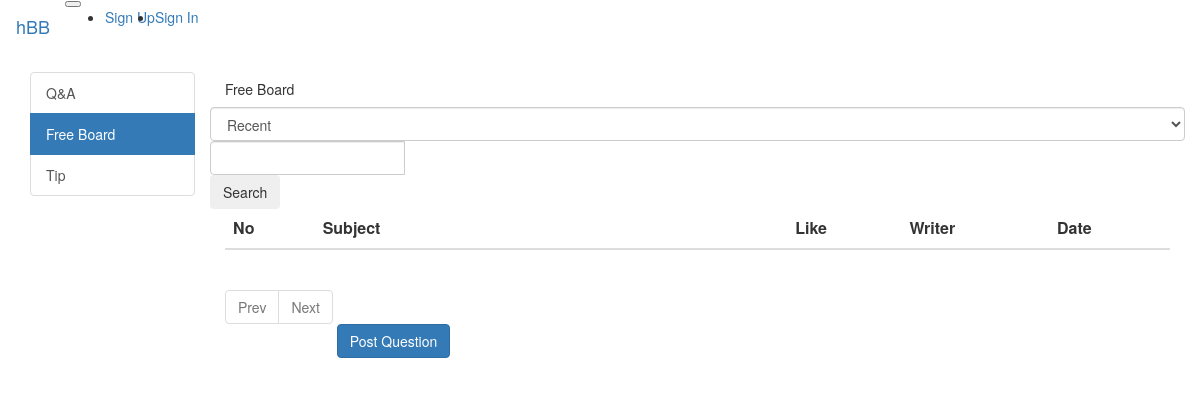
/question/list/free, run on an earlier commit of the app's database.
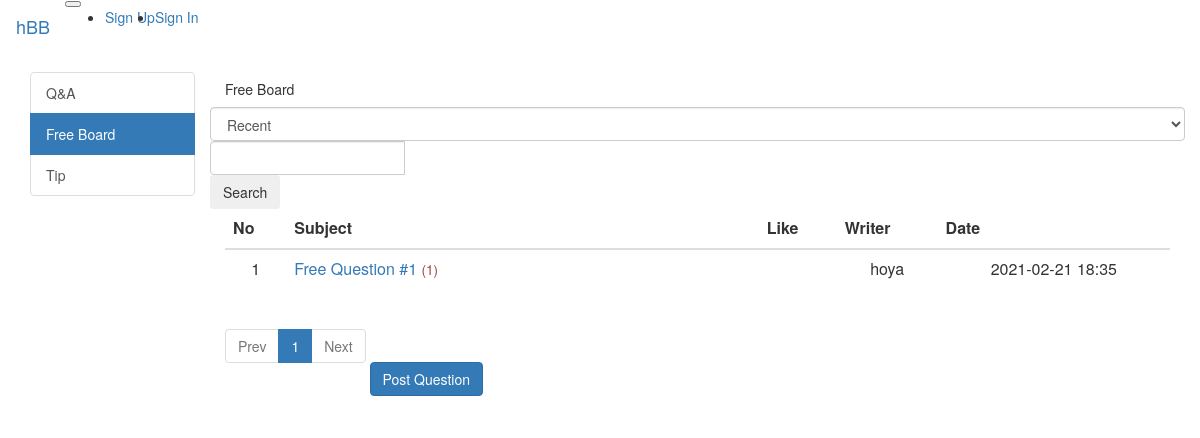
And on a later commit of the database.
### src/models/question.py (models this page shows)
class QuestionModel(db.Model):
    id = db.Column(db.Integer, primary_key=True)
    category = db.Column(db.String(16), nullable=False)
    subject = db.Column(db.String(200), nullable=False)
    content = db.Column(db.Text(), nullable=False)
    created_date = db.Column(db.DateTime(), nullable=False)
    user_id = db.Column(
        db.Integer, db.ForeignKey("user_model.id", ondelete="CASCADE"), nullable=False
    )
    user = db.relationship("UserModel", backref=db.backref("question_set"))
    modified_date = db.Column(db.DateTime(), nullable=True)
    like = db.relationship(
        "UserModel", secondary=question_like, backref=db.backref("question_like_set")
    )

### src/models/user.py (models this page shows)
class UserModel(db.Model):
    id = db.Column(db.Integer, primary_key=True)
    username = db.Column(db.String(150), unique=True, nullable=False)
    password = db.Column(db.String(200), nullable=False)
    email = db.Column(db.String(120), unique=True, nullable=False)

### src/views/question_views.py (the view, shortened to what this page needs)
@bp.route("/list/<string:category>")
def _list(category="qna"):
    page = request.args.get("page", type=int, default=1)
    keyword = request.args.get("keyword", type=str, default="")
    sort = request.args.get("sort", type=str, default="recent")
    question_list = QuestionModel.query.filter(QuestionModel.category == category)
    if sort == "recommend":
        sub_query = (
            db.session.query(
                question_like.c.question_id, func.count("*").label("num_like")
            )
            .group_by(question_like.c.question_id)
            .subquery()
        )
        question_list = question_list.outerjoin(
            sub_query, QuestionModel.id == sub_query.c.question_id
        ).order_by(sub_query.c.num_like.desc(), QuestionModel.created_date.desc())
    else:
        question_list = question_list.order_by(QuestionModel.created_date.desc())
    question_list = question_list.paginate(page, per_page=10)
    return render_template(
        "question/question_list.html",
        category=category,
        question_list=question_list,
        page=page,
        keyword=keyword,
        sort=sort,
    )

### src/filter.py (called while the page is built)
def format_datetime(value, fmt="%Y-%m-%d %H:%M"):
    return value.strftime(fmt)

### src/views/account_views.py (called while the page is built)
@bp.before_app_request
def load_signed_in_user():
    user_id = session.get("user_id")
    if user_id is None:
        g.user = None
    else:
        g.user = UserModel.query.get(user_id)

### src/templates/question/question_list.html (shortened to what this page needs)
{% extends "base.html" %}
{% block content %}
<div class="py-2">
    <h5 class="border-bottom pb-2 mb-3">
        {% if category == 'qna' %}
        Q & A
        {% elif category == 'free' %}
        Free Board
        {% elif category == 'tip' %}
        Tip
        {% endif %}
    </h5>
    <div class="row justify-content-between my-3">
        <div class="col-2">
            <select class="form-control sort">
                <option value="recent" {% if sort=='recent' %}selected{% endif %}>Recent</option>
            </select>
        </div>
        <div class="col-4 input-group">
            <input class="form-control keyword" type="text" value="{{ keyword or '' }}">
            <div class="input-group-append">
                <button id="btn_search" class="btn btn-outline-secondary" type="button">Search</button>
            </div>
        </div>
    </div>
    <table class="table">
        <thead>
            <tr class="text-center thead-dark">
                <th>No</th>
                <th style="width: 50%">Subject</th>
                <th>Like</th>
                <th>Writer</th>
                <th>Date</th>
            </tr>
        </thead>
        <tbody>
            {% if question_list %}
            {% for question in question_list.items %}
            <tr class="text-center">
                <td>{{ question_list.total - ((question_list.page - 1) * question_list.per_page) -
                    loop.index0
                    }}
                </td>
                <td class="text-left">
                    <a href="{{ url_for('question.detail', question_id=question.id) }}">
                        {{ question.subject }}
                    </a>
                    {% if question.answer_set|length > 0 %}
                    <span class="text-danger small ml-2">({{ question.answer_set|length }})</span>
                    {% endif %}
                </td>
                <td>
                </td>
                <td>{{ question.user.username }}</td>
                <td>{{ question.created_date|datetime }}</td>
            </tr>
            {% endfor %}
            {% else %}
            <tr>
                <td colspan="3">There are no questions.</td>
            </tr>
            {% endif %}
        </tbody>
    </table>
    <ul class="pagination justify-content-center">
        {% if question_list.has_prev %}
        <li class="page-item">
            <a class="page-link" data-page="{{ question_list.prev_num }}" href="#">Prev</a>
        </li>
        {% else %}
        <li class="page-item disabled">
            <a class="page-link" tabindex="-1" aria-disabled="true" href="#">Prev</a>
        </li>
        {% endif %}
        {% for page_num in question_list.iter_pages() %}
        {% if page_num %}
        {% if page_num != question_list.page %}
        <li class="page-item">
            <a class="page-link" data-page="{{ page_num }}" href="#">{{ page_num }}</a>
        </li>
        {% else %}
        <li class="page-item active" aria-current="page">
            <a class="page-link" href="#">{{ page_num }}</a>
        </li>
        {% endif %}
        {% else %}
        <li class="disabled">
            <a class="page-link" href="#">...</a>
        </li>
        {% endif %}
        {% endfor %}
        {% if question_list.has_next %}
        <li class="page-item">
            <a class="page-link" data-page="{{ question_list.next_num }}" href="#">Next</a>
        </li>
        {% else %}
        <li class="page-item disabled">
            <a class="page-link" tabindex="-1" aria-disabled="true" href="#">Next</a>
        </li>
        {% endif %}
    </ul>
    <a href="{{ url_for('question.create', category=category) }}" class="btn btn-primary">Post Question</a>
</div>
{% endblock %}

### src/templates/base.html (shortened to what this page needs)
<link rel="stylesheet" href="{{ url_for('static', filename='styles.css') }}">
{% extends "bootstrap/base.html" %}
{% block body %}
{% include 'navbar.html' %}
<div class="container my-3">
    <div class="row">
        <div class="col-sm-12 col-md-3 col-lg-2 p-2">
            {% include 'sidebar.html' %}
        </div>
        <div class="col-sm-12 col-md-9 col-lg-10 p-2">
            <div class="border-top border-secondary">
                {% block content %}
                {% endblock %}
            </div>
        </div>
    </div>
</div>
{% endblock %}

### src/templates/navbar.html (shortened to what this page needs)
<nav class="navbar navbar-expand-lg navbar-light bg-light border-bottom">
    <a class="navbar-brand mr-2" href="{{ url_for('main.index') }}">hBB</a>
    <button class="navbar-toggler ml-auto" type="button" data-toggle="collapse" data-target="#navbarNav"
        aria-controls="navbarNav" aria-expanded="false" aria-label="Toggle navigation">
    </button>
    <div id="navbarNav" class="collapse navbar-collapse flex-grow-0">
        {% if g.user %}
        <ul class="navbar-nav">
            <li class="nav-item"><a class="nav-link" href="{{ url_for('account.signout') }}">{{ g.user.username }}
                    [Sign Out]</a></li>
        </ul>
        {% else %}
        <ul class="navbar-nav">
            <li class="nav-item"><a class="nav-link" href="{{ url_for('account.signup') }}">Sign Up</a></li>
            <li class="nav-item"><a class="nav-link" href="{{ url_for('account.signin') }}">Sign In</a></li>
        </ul>
        {% endif %}
    </div>
</nav>

### src/templates/sidebar.html
<nav id="sidebar" class="border-top border-secondary">
    <div class="list-group">
        <a href="{{ url_for('question._list', category='qna') }}"
            class="rounded-0 list-group-item list-group-item-action list-group-item-light {% if category == 'qna' %}active{% endif %}">Q&A</a>
        <a href="{{ url_for('question._list', category='free') }}"
            class="rounded-0 list-group-item list-group-item-action list-group-item-light {% if category == 'free' %}active{% endif %}">Free
            Board</a>
        <a href="{{ url_for('question._list', category='tip') }}"
            class="rounded-0 list-group-item list-group-item-action list-group-item-light {% if category == 'tip' %}active{% endif %}">Tip</a>
    </div>
</nav>

What changed in the data, as far as the page shows it:
added QuestionModel: user "1", subject "Free Question #1", answer_set|length "1", user.username "hoya", created_date "2021-02-21 18:35"
Also different on the page:
new list line: "1"
